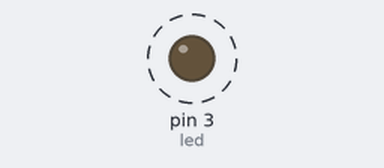
Bench run of a sketch on a simulated Arduino Uno, built with avr-gcc and run on an emulated ATmega328P. On the bench: output pins drawn as LEDs (lit = HIGH). Dashed ring = blinking.

Above: at 0.05 s.
Timing chart, 0 to 3.0 s (numbered marks = the images above):
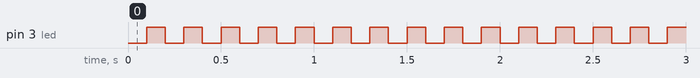

Measured:
- by itself, pin 3 (led): alternates HIGH for 0.10 s and LOW for 0.10 s

The sketch:

led_toggle.ino
```cpp
int toggle=HIGH;
int led=3;
void setup()
{

  pinMode(led,OUTPUT);

}

void loop()
 {
  toggle=!toggle;
  digitalWrite(led,toggle);
  delay(100);
}
```
